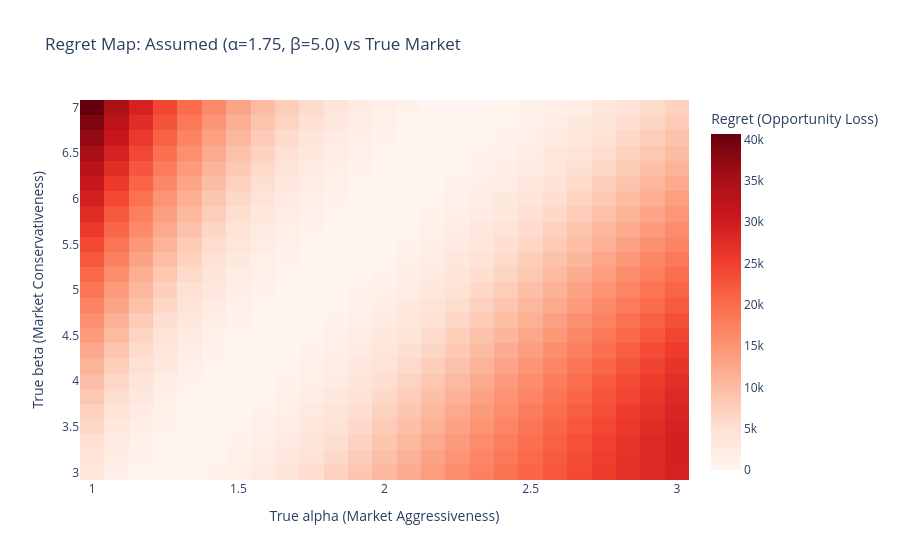

Notebook cell for this chart:
### Markdown cell above
---
## Section 2: Beta Distribution Modeling for Speed

Speed multiplier is rank-based: modeled by fitting a Beta(α, β) distribution to competitors' Speed allocations.

Parameters: α=1.5, β=5 — reflecting moderate concentration in the low-to-mid range with a long right tail.

**Sensitivity analysis:** P&L was materially more sensitive to β than α. Higher Speed allocation reduced this sensitivity — the risk-adjusted objective pushed toward elevated Speed investment.

### Code cell
import numpy as np
from scipy.optimize import minimize
from scipy.stats import beta
import plotly.graph_objects as go

##################################
# Optimization (Beta Distribution)
##################################

def optimize_allocation(a, b_param):

    def objective(p):
        x, y, z = p
        # Soft constraint: sum ≤ 100 (SLSQP handles this well)
        if x + y + z > 100.01: return 1e10

        A = 200000 * np.log(1 + x) / np.log(101)
        B = 0.07 * y

        # Convert z allocation (0–100) to fraction (0–1)
        z_ratio = np.clip(z / 100, 1e-9, 1-1e-9)

        # Estimate rank using Beta CDF
        rank_pct = beta.cdf(z_ratio, a, b_param)

        C = 0.1 + 0.8 * rank_pct
        pnl = A * B * C
        return -pnl

    # Constraint: x + y + z ≤ 100
    cons = ({'type': 'ineq', 'fun': lambda p: 100 - np.sum(p)})
    bounds = [(0, 100), (0, 100), (0, 100)]

    res = minimize(
        objective,
        [33.3, 33.3, 33.4], # Initial value: uniform allocation
        method='SLSQP',
        bounds=bounds,
        constraints=cons
    )
    return res.x

##################################
# PnL evaluator
##################################

def compute_pnl(p, a, b_param):
    x, y, z = p
    A = 200000 * np.log(1 + x) / np.log(101)
    B = 0.07 * y
    z_ratio = np.clip(z / 100, 1e-9, 1-1e-9)
    
    rank_pct = beta.cdf(z_ratio, a, b_param)
    C = 0.1 + 0.8 * rank_pct
    
    pnl = A * B * C - 50000
    return pnl

##################################
# Assumed model parameters (α, β)
##################################

a_assumed = 1.75
b_assumed = 5.0

x_assumed = optimize_allocation(a_assumed, b_assumed)

##################################
# True parameter grid (actual α, β)
##################################

# Search α in [1.0, 3.0] (aggression), β in [3.0, 7.0] (conservatism)
a_grid = np.linspace(1.0, 3.0, 25)
b_grid = np.linspace(3.0, 7.0, 25)

regret = np.zeros((len(b_grid), len(a_grid)))

for i, b_t in enumerate(b_grid):
    for j, a_t in enumerate(a_grid):

        # 1. True optimal solution under actual parameters (a_t, b_t)
        x_true_opt = optimize_allocation(a_t, b_t)
        pnl_true_max = compute_pnl(x_true_opt, a_t, b_t)

        # 2. Apply strategy from assumed parameters to actual parameter environment
        pnl_from_assumed = compute_pnl(x_assumed, a_t, b_t)

        # Regret = max achievable P&L − strategy P&L under assumed params
        regret[i, j] = pnl_true_max - pnl_from_assumed

##################################
# Plot regret heatmap
##################################

fig = go.Figure(
    data=go.Heatmap(
        z=regret,
        x=a_grid,
        y=b_grid,
        colorscale="Reds",
        colorbar=dict(title="Regret (Opportunity Loss)")
    )
)

fig.update_layout(
    title=f"Regret Map: Assumed (α={a_assumed}, β={b_assumed}) vs True Market",
    xaxis_title="True alpha (Market Aggressiveness)",
    yaxis_title="True beta (Market Conservativeness)",
    template="plotly_white"
)

fig.show()

### Figure 1 — Plotly figure (JSON) as saved in the notebook; plotly's stock layout.template omitted (floating-point values rounded to 4 significant figures; data arrays with more than 128 entries replaced by an {"elided": "..."} marker saying what was removed)
{"data": [{"colorbar": {"title": {"text": "Regret (Opportunity Loss)"}}, "colorscale": [[0, "rgb(255,245,240)"], [0.125, "rgb(254,224,210)"], [0.25, "rgb(252,187,161)"], [0.375, "rgb(252,146,114)"], [0.5, "rgb(251,106,74)"], [0.625, "rgb(239,59,44)"], [0.75, "rgb(203,24,29)"], [0.875, "rgb(165,15,21)"], [1, "rgb(103,0,13)"]], "type": "heatmap", "x": [1, 1.083, 1.167, 1.25, 1.333, 1.417, 1.5, 1.583, 1.667, 1.75, 1.833, 1.917, 2, 2.083, 2.167, 2.25, 2.333, 2.417, 2.5, 2.583, 2.667, 2.75, 2.833, 2.917, 3], "y": [3, 3.167, 3.333, 3.5, 3.667, 3.833, 4, 4.167, 4.333, 4.5, 4.667, 4.833, 5, 5.167, 5.333, 5.5, 5.667, 5.833, 6, 6.167, 6.333, 6.5, 6.667, 6.833, 7], "z": {"elided": "25x25 float values"}}], "layout": {"title": {"text": "Regret Map: Assumed (α=1.75, β=5.0) vs True Market"}, "xaxis": {"title": {"text": "True alpha (Market Aggressiveness)"}}, "yaxis": {"title": {"text": "True beta (Market Conservativeness)"}}}}
